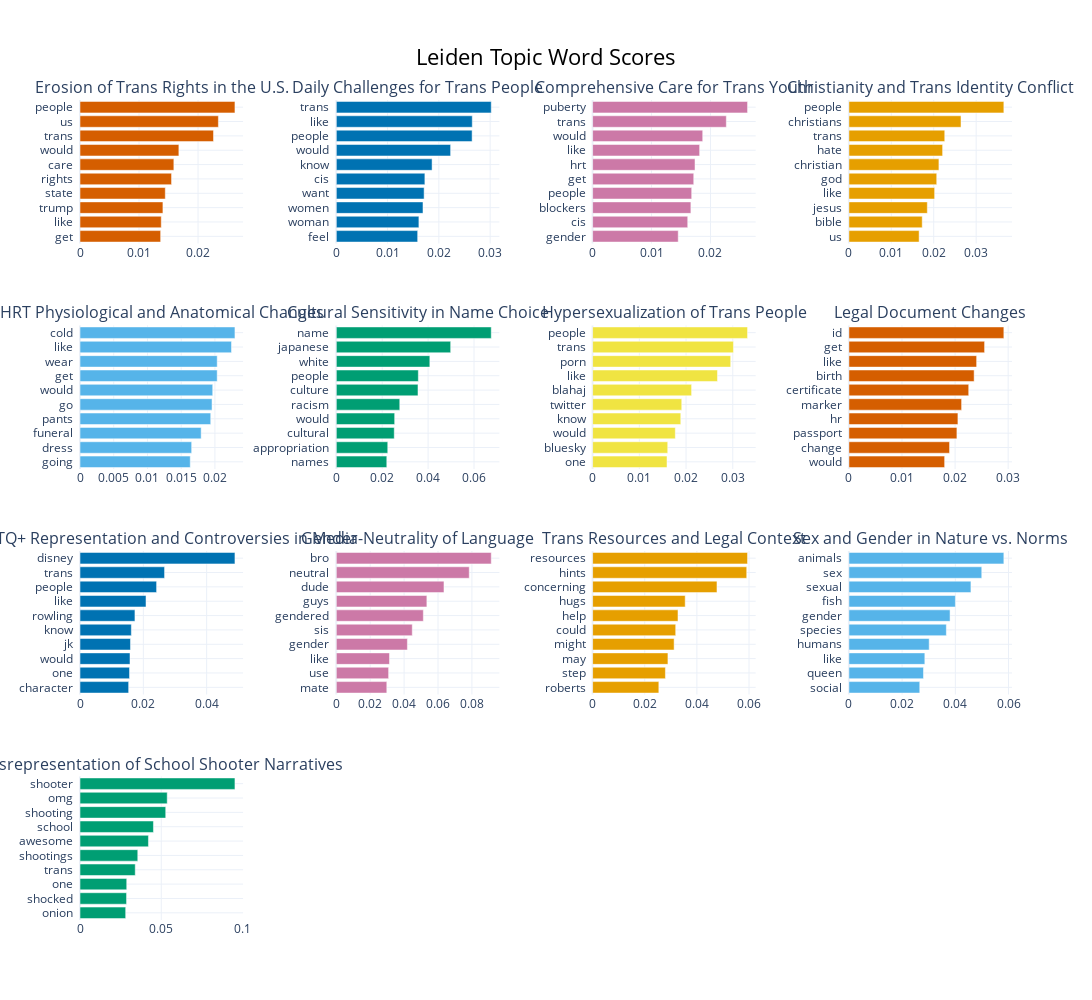

Here is the notebook cell this chart was saved with:
### Code cell
leiden_to_bertopic_stile.visualize_barchart(top_n_topics=13, n_words=10, width=425, title="Leiden Topic Word Scores", custom_labels=True)

### Figure 1 — Plotly figure (JSON) as saved in the notebook; plotly's stock layout.template omitted (floating-point values rounded to 4 significant figures)
{"data": [{"marker": {"color": "#D55E00"}, "orientation": "h", "type": "bar", "x": [0.01366, 0.01377, 0.01405, 0.01445, 0.01551, 0.0159, 0.01675, 0.02262, 0.02344, 0.02625], "xaxis": "x", "y": ["get  ", "like  ", "trump  ", "state  ", "rights  ", "care  ", "would  ", "trans  ", "us  ", "people  "], "yaxis": "y"}, {"marker": {"color": "#0072B2"}, "orientation": "h", "type": "bar", "x": [0.01587, 0.01611, 0.0169, 0.01713, 0.01727, 0.01868, 0.02229, 0.02649, 0.02652, 0.03022], "xaxis": "x2", "y": ["feel  ", "woman  ", "women  ", "want  ", "cis  ", "know  ", "would  ", "people  ", "like  ", "trans  "], "yaxis": "y2"}, {"marker": {"color": "#CC79A7"}, "orientation": "h", "type": "bar", "x": [0.01453, 0.01614, 0.01668, 0.01681, 0.01716, 0.01738, 0.01816, 0.01868, 0.02269, 0.02629], "xaxis": "x3", "y": ["gender  ", "cis  ", "blockers  ", "people  ", "get  ", "hrt  ", "like  ", "would  ", "trans  ", "puberty  "], "yaxis": "y3"}, {"marker": {"color": "#E69F00"}, "orientation": "h", "type": "bar", "x": [0.01655, 0.01729, 0.01849, 0.02021, 0.02071, 0.02122, 0.0221, 0.0226, 0.02643, 0.03653], "xaxis": "x4", "y": ["us  ", "bible  ", "jesus  ", "like  ", "god  ", "christian  ", "hate  ", "trans  ", "christians  ", "people  "], "yaxis": "y4"}, {"marker": {"color": "#56B4E9"}, "orientation": "h", "type": "bar", "x": [0.01634, 0.01655, 0.01796, 0.01938, 0.01957, 0.01967, 0.02034, 0.02034, 0.02246, 0.02297], "xaxis": "x5", "y": ["going  ", "dress  ", "funeral  ", "pants  ", "go  ", "would  ", "get  ", "wear  ", "like  ", "cold  "], "yaxis": "y5"}, {"marker": {"color": "#009E73"}, "orientation": "h", "type": "bar", "x": [0.022, 0.02242, 0.02525, 0.02543, 0.02765, 0.0356, 0.03574, 0.04075, 0.04984, 0.06751], "xaxis": "x6", "y": ["names  ", "appropriation  ", "cultural  ", "would  ", "racism  ", "culture  ", "people  ", "white  ", "japanese  ", "name  "], "yaxis": "y6"}, {"marker": {"color": "#F0E442"}, "orientation": "h", "type": "bar", "x": [0.01592, 0.01608, 0.0177, 0.01887, 0.01908, 0.02119, 0.02672, 0.02955, 0.03014, 0.03316], "xaxis": "x7", "y": ["one  ", "bluesky  ", "would  ", "know  ", "twitter  ", "blahaj  ", "like  ", "porn  ", "trans  ", "people  "], "yaxis": "y7"}, {"marker": {"color": "#D55E00"}, "orientation": "h", "type": "bar", "x": [0.01803, 0.01896, 0.02034, 0.02053, 0.02123, 0.02257, 0.02359, 0.02406, 0.02556, 0.02918], "xaxis": "x8", "y": ["would  ", "change  ", "passport  ", "hr  ", "marker  ", "certificate  ", "birth  ", "like  ", "get  ", "id  "], "yaxis": "y8"}, {"marker": {"color": "#0072B2"}, "orientation": "h", "type": "bar", "x": [0.01537, 0.01564, 0.01579, 0.01594, 0.01622, 0.01735, 0.02085, 0.02419, 0.02671, 0.04894], "xaxis": "x9", "y": ["character  ", "one  ", "would  ", "jk  ", "know  ", "rowling  ", "like  ", "people  ", "trans  ", "disney  "], "yaxis": "y9"}, {"marker": {"color": "#CC79A7"}, "orientation": "h", "type": "bar", "x": [0.02979, 0.03085, 0.03136, 0.04194, 0.04481, 0.05134, 0.05342, 0.06352, 0.07842, 0.0914], "xaxis": "x10", "y": ["mate  ", "use  ", "like  ", "gender  ", "sis  ", "gendered  ", "guys  ", "dude  ", "neutral  ", "bro  "], "yaxis": "y10"}, {"marker": {"color": "#E69F00"}, "orientation": "h", "type": "bar", "x": [0.02541, 0.02793, 0.0289, 0.03127, 0.03188, 0.03275, 0.03552, 0.04771, 0.05912, 0.05944], "xaxis": "x11", "y": ["roberts  ", "step  ", "may  ", "might  ", "could  ", "help  ", "hugs  ", "concerning  ", "hints  ", "resources  "], "yaxis": "y11"}, {"marker": {"color": "#56B4E9"}, "orientation": "h", "type": "bar", "x": [0.02663, 0.02803, 0.02854, 0.03018, 0.03663, 0.03802, 0.04003, 0.04587, 0.04994, 0.05824], "xaxis": "x12", "y": ["social  ", "queen  ", "like  ", "humans  ", "species  ", "gender  ", "fish  ", "sexual  ", "sex  ", "animals  "], "yaxis": "y12"}, {"marker": {"color": "#009E73"}, "orientation": "h", "type": "bar", "x": [0.02811, 0.02864, 0.02875, 0.03399, 0.03554, 0.04212, 0.04519, 0.05275, 0.05367, 0.09534], "xaxis": "x13", "y": ["onion  ", "shocked  ", "one  ", "trans  ", "shootings  ", "awesome  ", "school  ", "shooting  ", "omg  ", "shooter  "], "yaxis": "y13"}], "layout": {"annotations": [{"font": {"size": 16}, "showarrow": false, "text": "Erosion of Trans Rights in the U.S.", "x": 0.0875, "xanchor": "center", "xref": "paper", "y": 1, "yanchor": "bottom", "yref": "paper"}, {"font": {"size": 16}, "showarrow": false, "text": "Daily Challenges for Trans People", "x": 0.3625, "xanchor": "center", "xref": "paper", "y": 1, "yanchor": "bottom", "yref": "paper"}, {"font": {"size": 16}, "showarrow": false, "text": "Comprehensive Care for Trans Youth", "x": 0.6375, "xanchor": "center", "xref": "paper", "y": 1, "yanchor": "bottom", "yref": "paper"}, {"font": {"size": 16}, "showarrow": false, "text": "Christianity and Trans Identity Conflict", "x": 0.9125, "xanchor": "center", "xref": "paper", "y": 1, "yanchor": "bottom", "yref": "paper"}, {"font": {"size": 16}, "showarrow": false, "text": "HRT Physiological and Anatomical Changes", "x": 0.0875, "xanchor": "center", "xref": "paper", "y": 0.725, "yanchor": "bottom", "yref": "paper"}, {"font": {"size": 16}, "showarrow": false, "text": "Cultural Sensitivity in Name Choice", "x": 0.3625, "xanchor": "center", "xref": "paper", "y": 0.725, "yanchor": "bottom", "yref": "paper"}, {"font": {"size": 16}, "showarrow": false, "text": "Hypersexualization of Trans People", "x": 0.6375, "xanchor": "center", "xref": "paper", "y": 0.725, "yanchor": "bottom", "yref": "paper"}, {"font": {"size": 16}, "showarrow": false, "text": "Legal Document Changes", "x": 0.9125, "xanchor": "center", "xref": "paper", "y": 0.725, "yanchor": "bottom", "yref": "paper"}, {"font": {"size": 16}, "showarrow": false, "text": "LGBTQ+ Representation and Controversies in Media", "x": 0.0875, "xanchor": "center", "xref": "paper", "y": 0.45, "yanchor": "bottom", "yref": "paper"}, {"font": {"size": 16}, "showarrow": false, "text": "Gender-Neutrality of Language", "x": 0.3625, "xanchor": "center", "xref": "paper", "y": 0.45, "yanchor": "bottom", "yref": "paper"}, {"font": {"size": 16}, "showarrow": false, "text": "Trans Resources and Legal Context", "x": 0.6375, "xanchor": "center", "xref": "paper", "y": 0.45, "yanchor": "bottom", "yref": "paper"}, {"font": {"size": 16}, "showarrow": false, "text": "Sex and Gender in Nature vs. Norms", "x": 0.9125, "xanchor": "center", "xref": "paper", "y": 0.45, "yanchor": "bottom", "yref": "paper"}, {"font": {"size": 16}, "showarrow": false, "text": "Misrepresentation of School Shooter Narratives", "x": 0.0875, "xanchor": "center", "xref": "paper", "y": 0.175, "yanchor": "bottom", "yref": "paper"}], "height": 1000, "hoverlabel": {"bgcolor": "white", "font": {"family": "Rockwell", "size": 16}}, "showlegend": false, "title": {"font": {"color": "Black", "size": 22}, "text": "Leiden Topic Word Scores", "x": 0.5, "xanchor": "center", "yanchor": "top"}, "width": 1700, "xaxis": {"anchor": "y", "domain": [0, 0.175], "showgrid": true}, "xaxis10": {"anchor": "y10", "domain": [0.275, 0.45], "showgrid": true}, "xaxis11": {"anchor": "y11", "domain": [0.55, 0.725], "showgrid": true}, "xaxis12": {"anchor": "y12", "domain": [0.825, 1], "showgrid": true}, "xaxis13": {"anchor": "y13", "domain": [0, 0.175], "showgrid": true}, "xaxis14": {"anchor": "y14", "domain": [0.275, 0.45], "showgrid": true}, "xaxis15": {"anchor": "y15", "domain": [0.55, 0.725], "showgrid": true}, "xaxis16": {"anchor": "y16", "domain": [0.825, 1], "showgrid": true}, "xaxis2": {"anchor": "y2", "domain": [0.275, 0.45], "showgrid": true}, "xaxis3": {"anchor": "y3", "domain": [0.55, 0.725], "showgrid": true}, "xaxis4": {"anchor": "y4", "domain": [0.825, 1], "showgrid": true}, "xaxis5": {"anchor": "y5", "domain": [0, 0.175], "showgrid": true}, "xaxis6": {"anchor": "y6", "domain": [0.275, 0.45], "showgrid": true}, "xaxis7": {"anchor": "y7", "domain": [0.55, 0.725], "showgrid": true}, "xaxis8": {"anchor": "y8", "domain": [0.825, 1], "showgrid": true}, "xaxis9": {"anchor": "y9", "domain": [0, 0.175], "showgrid": true}, "yaxis": {"anchor": "x", "domain": [0.825, 1], "showgrid": true}, "yaxis10": {"anchor": "x10", "domain": [0.275, 0.45], "showgrid": true}, "yaxis11": {"anchor": "x11", "domain": [0.275, 0.45], "showgrid": true}, "yaxis12": {"anchor": "x12", "domain": [0.275, 0.45], "showgrid": true}, "yaxis13": {"anchor": "x13", "domain": [0, 0.175], "showgrid": true}, "yaxis14": {"anchor": "x14", "domain": [0, 0.175], "showgrid": true}, "yaxis15": {"anchor": "x15", "domain": [0, 0.175], "showgrid": true}, "yaxis16": {"anchor": "x16", "domain": [0, 0.175], "showgrid": true}, "yaxis2": {"anchor": "x2", "domain": [0.825, 1], "showgrid": true}, "yaxis3": {"anchor": "x3", "domain": [0.825, 1], "showgrid": true}, "yaxis4": {"anchor": "x4", "domain": [0.825, 1], "showgrid": true}, "yaxis5": {"anchor": "x5", "domain": [0.55, 0.725], "showgrid": true}, "yaxis6": {"anchor": "x6", "domain": [0.55, 0.725], "showgrid": true}, "yaxis7": {"anchor": "x7", "domain": [0.55, 0.725], "showgrid": true}, "yaxis8": {"anchor": "x8", "domain": [0.55, 0.725], "showgrid": true}, "yaxis9": {"anchor": "x9", "domain": [0.275, 0.45], "showgrid": true}}}
